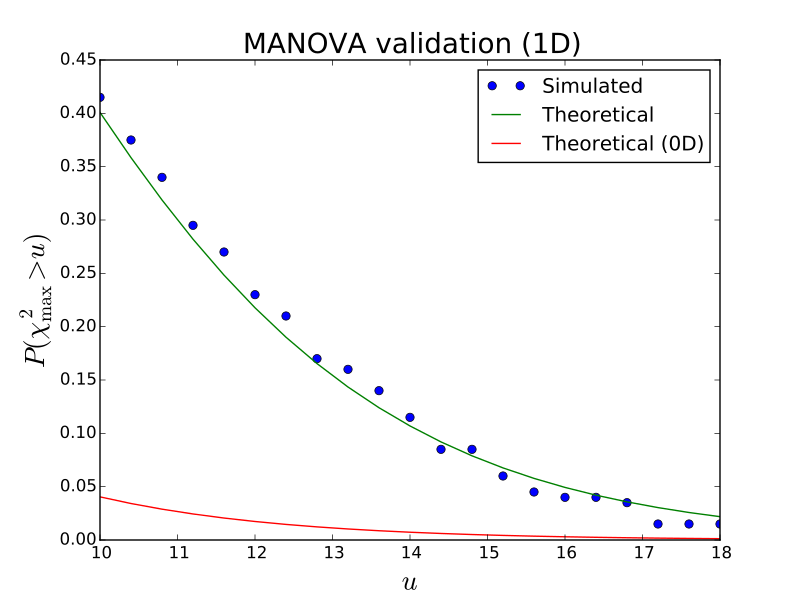

Generate this figure with Python:

from math import log
import numpy as np
from matplotlib import pyplot
import rft1d



def here_manova1_single_node(Y, GROUP):
	### assemble counts:
	u           = np.unique(GROUP)
	nGroups     = u.size
	nResponses  = Y.shape[0]
	nComponents = Y.shape[1]
	### create design matrix:
	X           = np.zeros((nResponses, nGroups))
	ind0        = 0
	for i,uu in enumerate(u):
		n       = (GROUP==uu).sum()
		X[ind0:ind0+n, i] = 1
		ind0   += n
	### SS for original design:
	Y,X   = np.matrix(Y), np.matrix(X)
	b     = np.linalg.pinv(X)*Y
	R     = Y - X*b
	R     = R.T*R
	### SS for reduced design:
	X0    = np.matrix(  np.ones(Y.shape[0])  ).T
	b0    = np.linalg.pinv(X0)*Y
	R0    = Y - X0*b0
	R0    = R0.T*R0
	### Wilk's lambda:
	lam   = np.linalg.det(R) / np.linalg.det(R0)
	### test statistic:
	N,p,k = float(nResponses), float(nComponents), float(nGroups)
	x2    = -((N-1) - 0.5*(p+k)) * log(lam)
	return x2

def here_manova1(Y, GROUP):
	nNodes  = Y.shape[1]
	X2      = [here_manova1_single_node(Y[:,i,:], GROUP)  for i in range(nNodes)]
	return np.array(X2)

def here_get_groups(nResponses):
	GROUP      = []
	for i,n in enumerate(nResponses):
		GROUP += [i]*n
	return np.array(GROUP)





#(0) Set parameters:
np.random.seed(123456789)
nResponses  = 40,20,10
nNodes      = 101
nComponents = 2
FWHM        = 15.0
W0          = np.eye(nComponents)
nIterations = 200
### derived parameters:
GROUP       = here_get_groups(nResponses)
nGroups     = len(nResponses)
nTotal      = sum(nResponses)
df          = nComponents * (nGroups-1)


#(1) Generate Gaussian 1D fields, compute test stat, store field maximum:
X2          = []
generator   = rft1d.random.GeneratorMulti1D(nTotal, nNodes, nComponents, FWHM, W0)
for i in range(nIterations):
	y       = generator.generate_sample()
	chi2    = here_manova1(y, GROUP)
	X2.append( chi2.max()  )
X2          = np.asarray(X2)


#(2) Compute survival function (SF) for the field maximumimum:
heights     = np.linspace(10, 18, 21)
sf          = np.array(  [ (X2>h).mean()  for h in heights]  )
sfE         = rft1d.chi2.sf(heights, df, nNodes, FWHM)  #theoretical
sf0D        = rft1d.chi2.sf0d(heights, df) #theoretical (0D)


#(3) Plot results:
pyplot.close('all')
ax          = pyplot.axes()
ax.plot(heights, sf, 'o', label='Simulated')
ax.plot(heights, sfE, '-', label='Theoretical')
ax.plot(heights, sf0D, 'r-', label='Theoretical (0D)')
ax.set_xlabel('$u$', size=20)
ax.set_ylabel('$P (\chi^2_\mathrm{max} > u)$', size=20)
ax.legend()
ax.set_title("MANOVA validation (1D)", size=20)
pyplot.show()
# 
